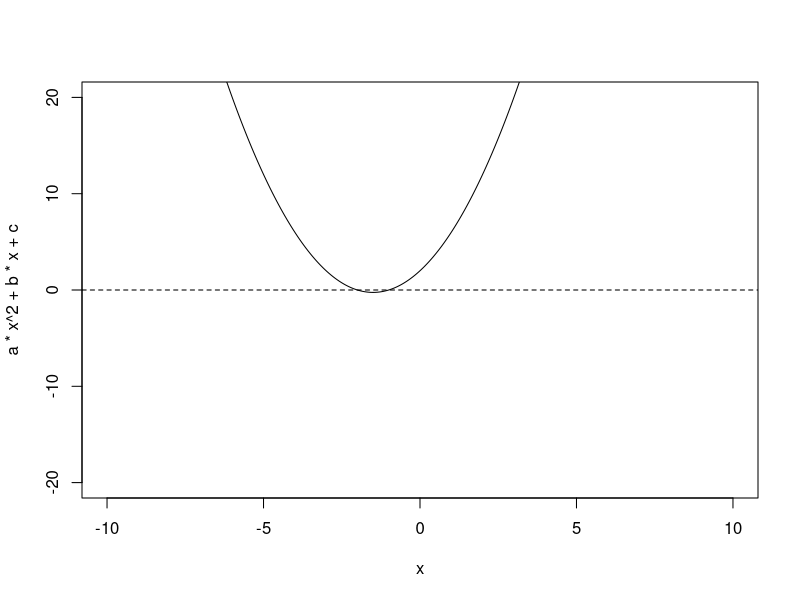

The R script that drew this image:
## ---- chunk 1
#Assigning values
a <- 1
b <- 3
c <- 2
## ---- chunk 2
#Quadratic formula for solution
x_1 = (-b + sqrt(b^2 - 4 * a * c)) / (2 * a)
x_2 = (-b - sqrt(b^2 - 4 * a * c)) / (2 * a)

compare <- x_1 == x_2

if (is.nan(x_1)|is.nan(x_2)) {
  print("The equation has no real-number solution.")
}else if (compare) {
  print (paste("The equation has only one solution,",x_1))
}else {
  print(paste("The two solutions to the given equation are",x_1, "and", x_2))
}
## ---- chunk 3
#Plot it
x <- seq(-10, 10, length=300)
plot(x, a*x^2+b*x+c, type="l", ylim = c(-20,20))
abline(h = 0, lty = 2)
